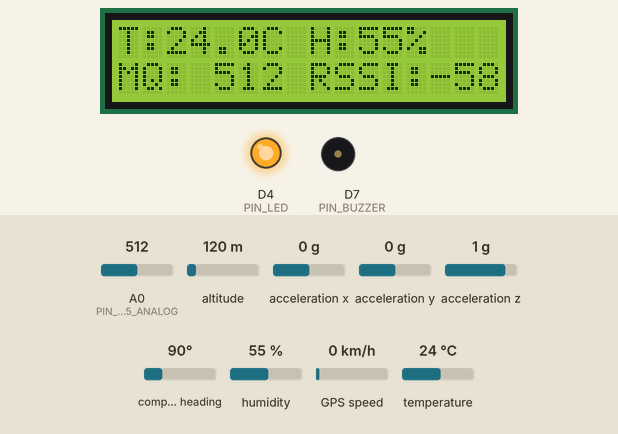
Simulated run of this sketch. Board: ESP8266 (NodeMCU). Parts: 16×2 character LCD, output pins drawn as LEDs (lit = HIGH), buzzer (waves = sounding, pin HIGH). Wiring (inferred from the names in the program): MPU-6050 motion sensor at I2C address 0x68. The inputs (shaded band) are chosen by the test bench; at power-on: humidity 55 %, A0 (PIN_MQ135_ANALOG) = 512, temperature 24 °C, altitude 120 m, acceleration x 0 g, acceleration y 0 g, acceleration z 1 g, compass heading 90°, GPS speed 0 km/h. WiFi joins after 1.5 s; servers stay silent unless stated; uploads are accepted with an empty reply; the GPS gets a fix after 3 s at 37.7749, -122.4194 with 8 satellites; what the sketch prints to the serial monitor is not drawn.

Above: at 4.6 s.
4.7 s: humidity set to 22 %
At 9.2 s:
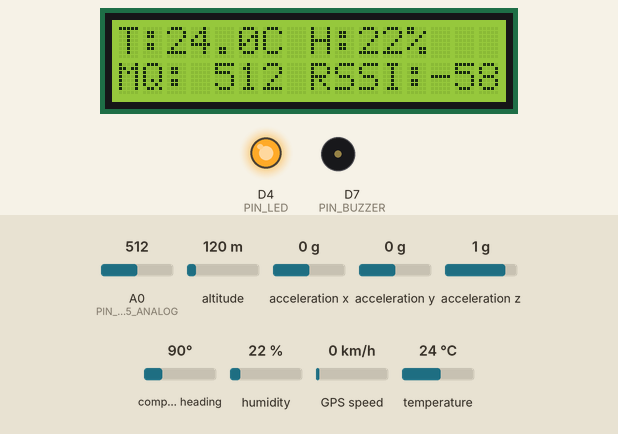
9.5 s: A0 (PIN_MQ135_ANALOG) set to 716
At 12.4 s:
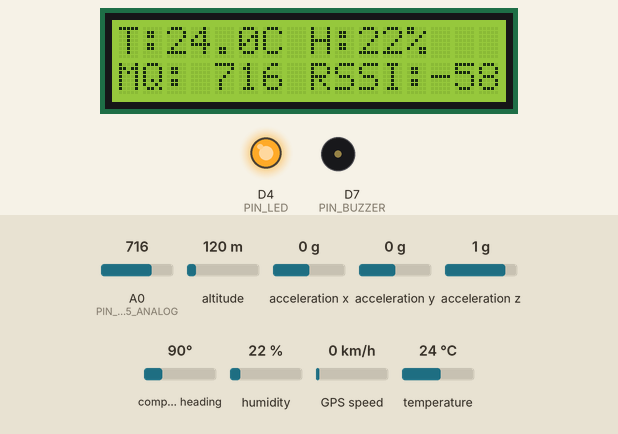
13.5 s: temperature set to 12 °C
At 16.6 s:
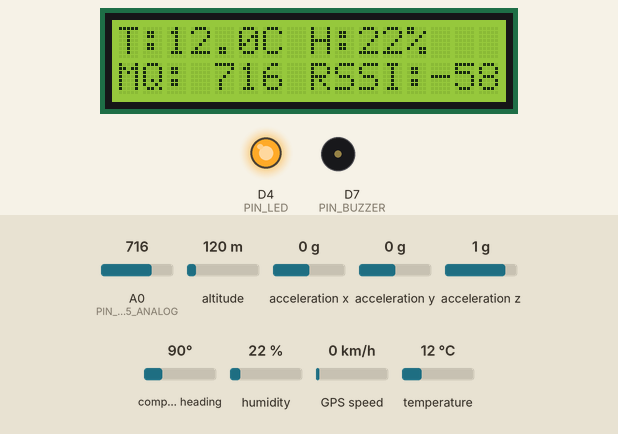
17.5 s: A0 (PIN_MQ135_ANALOG) set to 992
At 20.9 s:
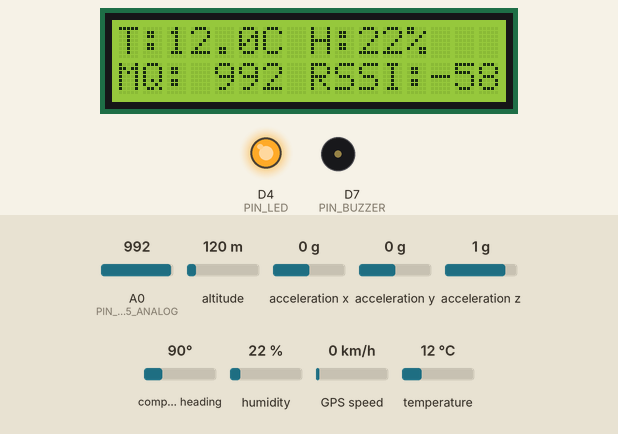
21.5 s: humidity set to 40 %
At 25.2 s:
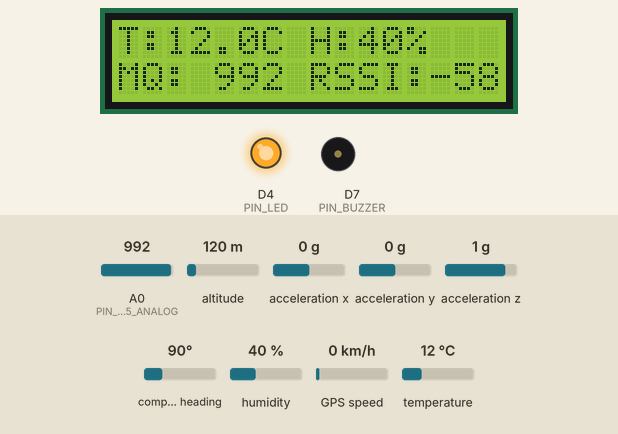
25.5 s: A0 (PIN_MQ135_ANALOG) set to 306
At 29.4 s:
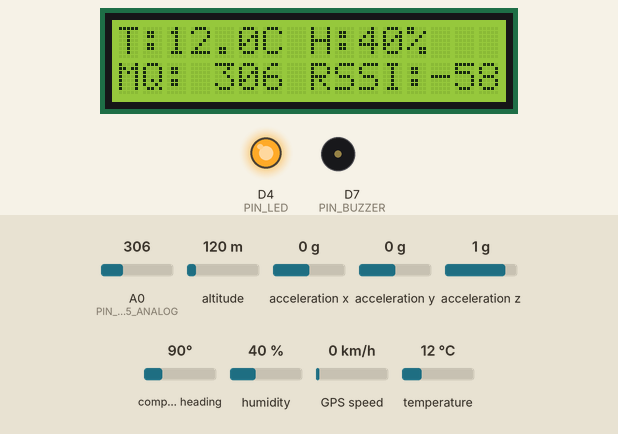
Timing chart, 0 to 30.5 s (numbered marks = the images above; inputs shaded):
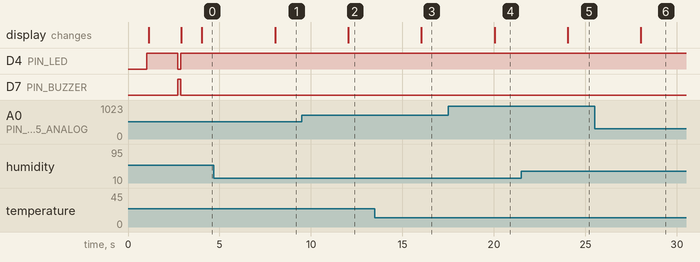

The sketch:

esp8266_nodemcu_node.ino
```cpp
/*
 * ============================================================================================
 * AgriShield - ESP8266 NodeMCU Smart Farmer Safety Sensor Node
 * Platform: ESP8266 NodeMCU (Amica / Lolin / ESP-12E / ESP-12F)
 *
 * Physical Hardware Components:
 *   1. ESP8266 NodeMCU V3
 *   2. DHT22 / DHT11 Temperature & Relative Humidity Sensor (NodeMCU Pin D2 / GPIO 4)
 *   3. MQ-135 Gas & Air Quality Sensor (Analog Pin A0 - ADC 0-1023)
 *   4. NEO-6M GPS Module (SoftwareSerial: RX D6/GPIO 12, TX D5/GPIO 14)
 *   5. MPU6050 6-Axis Motion & Accelerometer (I2C: SDA D2 / SCL D1 or shared I2C bus)
 *   6. 16x2 I2C LCD Display (0x27 or 0x3F)
 *   7. Active Buzzer Alarm (NodeMCU Pin D7 / GPIO 13) & Warning LED (D4 / GPIO 2)
 *
 * Registered Hardware Device Configuration:
 *   - Device ID: 3
 *   - Device UID: AGRISHIELD_ESP8266_01
 *   - Device Name: AgriShield Farmer Safety Device
 *   - Assigned Farmer: Mithun
 *   - Port: 8001
 * ============================================================================================
 */

#include <ESP8266WiFi.h>
#include <ESP8266HTTPClient.h>
#include <WiFiClient.h>
#include <WiFiClientSecure.h>
#include <SoftwareSerial.h>
#include <Wire.h>
#include <DHT.h>
#include <TinyGPSPlus.h>
#include <LiquidCrystal_I2C.h>

// ============================================================================================
// 1. NETWORK & BACKEND CONFIGURATION
// ============================================================================================

// Wi-Fi Network Credentials (2.4 GHz only)
const char* WIFI_SSID     = "YOUR_WIFI_SSID";
const char* WIFI_PASSWORD = "YOUR_WIFI_PASSWORD";

// Production Single-Domain URL (Cloudflare Public HTTPS Tunnel):
// - Direct Public HTTPS: https://destination-short-correspondence-rap.trycloudflare.com
// - Local LAN IPv4 Fallback: http://10.220.195.134:8001
const char* SERVER_BASE_URL = "https://destination-short-correspondence-rap.trycloudflare.com";

// ============================================================================================
// 2. REGISTERED DEVICE #3 CREDENTIALS
// ============================================================================================
const char* DEVICE_ID      = "3";
const char* DEVICE_UID     = "AGRISHIELD_ESP8266_01";
const char* DEVICE_API_KEY = "agri_dev_j-liUs7pGbOhbqM-8S1tAiwwYCGPuu4f";
const char* DEVICE_KEY     = "agri_dev_j-liUs7pGbOhbqM-8S1tAiwwYCGPuu4f"; // API Key or Secret Key

// ============================================================================================
// 3. HARDWARE PIN DEFINITIONS
// ============================================================================================

// DHT22 Climate Sensor (Pin D2 / GPIO 4)
#define PIN_DHT          D2
#define DHTTYPE       DHT22   // Set to DHT22 (or DHT11 if using DHT11)

// MQ-135 Raw Analog Air-Quality (ESP8266 dedicated ADC Pin A0)
#define PIN_MQ135_ANALOG A0

// SoftwareSerial UART for NEO-6M GPS (Hardware UART0 is reserved for USB Serial Monitor)
#define GPS_RX_PIN       D6   // GPIO 12 -> Connects to NEO-6M TX pin
#define GPS_TX_PIN       D5   // GPIO 14 -> Connects to NEO-6M RX pin
#define GPS_BAUDRATE   9600   // NEO-6M default NMEA baud rate

// Acoustic Alarm & Indicator
#define PIN_BUZZER       D7   // GPIO 13
#define PIN_LED          D4   // GPIO 2 (Onboard blue LED, active LOW)

// MPU6050 I2C Address
const int MPU6050_ADDR = 0x68;

// Transmission Timers (milliseconds)
const unsigned long TELEMETRY_INTERVAL_MS = 4000;   // Sensor readings every 4 seconds
const unsigned long GPS_INTERVAL_MS       = 5000;   // GPS satellite tracking every 5 seconds
const unsigned long HEARTBEAT_INTERVAL_MS = 15000;  // Heartbeat every 15 seconds

unsigned long lastTelemetryTime = 0;
unsigned long lastGpsTime       = 0;
unsigned long lastHeartbeatTime = 0;

// Duplicate coordinate suppression tracking
double lastSentLat = 0.0;
double lastSentLon = 0.0;
unsigned long lastGpsTransmissionMs = 0;

// ============================================================================================
// 4. GLOBAL HARDWARE OBJECTS
// ============================================================================================

DHT dht(PIN_DHT, DHTTYPE);
TinyGPSPlus gps;
SoftwareSerial gpsSerial(GPS_RX_PIN, GPS_TX_PIN);
LiquidCrystal_I2C lcd(0x27, 16, 2); // 16x2 I2C LCD (default 0x27 or 0x3F)

bool lcdAvailable = false;
bool mpuAvailable = false;

// ============================================================================================
// HELPER: ADD REQUIRED AGRISHIELD HEADERS
// ============================================================================================
void addAgriShieldHeaders(HTTPClient& http) {
  http.addHeader("Content-Type", "application/json");
  http.addHeader("X-Device-Id", DEVICE_ID);
  http.addHeader("X-Device-UID", DEVICE_UID);
  http.addHeader("X-Device-API-Key", DEVICE_API_KEY);
  http.addHeader("X-Device-Key", DEVICE_KEY);
}

void beginHttp(HTTPClient& http, WiFiClient& client, WiFiClientSecure& secureClient, const String& url) {
  if (url.startsWith("https://")) {
    secureClient.setInsecure();
    http.begin(secureClient, url);
  } else {
    http.begin(client, url);
  }
}

// ============================================================================================
// SETUP FUNCTION
// ============================================================================================

void setup() {
  Serial.begin(115200);
  delay(1000);
  Serial.println();
  Serial.println(F("=========================================================="));
  Serial.println(F("  AGRISHIELD ESP8266 NODEMCU SENSOR NODE INITIALIZATION   "));
  Serial.println(F("=========================================================="));
  Serial.printf("[INFO] Device ID: %s | UID: %s\n", DEVICE_ID, DEVICE_UID);
  Serial.printf("[INFO] Target Backend Server: %s\n", SERVER_BASE_URL);

  // Configure Indicators
  pinMode(PIN_LED, OUTPUT);
  pinMode(PIN_BUZZER, OUTPUT);
  digitalWrite(PIN_LED, HIGH);  // NodeMCU onboard LED active LOW (OFF)
  digitalWrite(PIN_BUZZER, LOW);

  // Initialize I2C (SDA=D2, SCL=D1)
  Wire.begin(D2, D1);

  // Initialize LCD
  Wire.beginTransmission(0x27);
  if (Wire.endTransmission() == 0) {
    lcd.init();
    lcd.backlight();
    lcd.setCursor(0, 0);
    lcd.print("AgriShield Node");
    lcd.setCursor(0, 1);
    lcd.print("ID:3 ESP8266");
    lcdAvailable = true;
  }

  // Initialize MPU6050
  Wire.beginTransmission(MPU6050_ADDR);
  Wire.write(0x6B); // PWR_MGMT_1
  Wire.write(0);    // Wake up
  if (Wire.endTransmission() == 0) {
    mpuAvailable = true;
    Serial.println(F("[INIT] MPU6050 6-Axis motion sensor initialized."));
  }

  // Initialize DHT22
  Serial.println(F("[INIT] Initializing DHT22 Temperature & Humidity sensor..."));
  dht.begin();

  // Initialize NEO-6M GPS SoftwareSerial
  Serial.printf("[INIT] Initializing NEO-6M GPS UART at %d baud...\n", GPS_BAUDRATE);
  gpsSerial.begin(GPS_BAUDRATE);

  // Connect to Wi-Fi Network
  connectWiFi();

  // Startup Chirp
  digitalWrite(PIN_LED, LOW);
  digitalWrite(PIN_BUZZER, HIGH);
  delay(150);
  digitalWrite(PIN_BUZZER, LOW);
  digitalWrite(PIN_LED, HIGH);

  if (lcdAvailable) {
    lcd.clear();
    lcd.setCursor(0, 0);
    lcd.print("AgriShield OK");
    lcd.setCursor(0, 1);
    lcd.print("Mithun (Dev #3)");
  }

  Serial.println(F("[INIT] ESP8266 NodeMCU initialized successfully."));
  Serial.println(F("[INIT] Transmitting Heartbeat, DHT22, MQ-135, and GPS."));
}

// ============================================================================================
// MAIN LOOP
// ============================================================================================

void loop() {
  // 1. Maintain Wi-Fi Connectivity
  if (WiFi.status() != WL_CONNECTED) {
    connectWiFi();
  }

  // 2. Continually decode incoming NMEA serial stream from NEO-6M via SoftwareSerial
  while (gpsSerial.available() > 0) {
    char c = gpsSerial.read();
    gps.encode(c);
  }

  unsigned long currentMillis = millis();

  // 3. Periodic Heartbeat Transmission (every 15s)
  if (currentMillis - lastHeartbeatTime >= HEARTBEAT_INTERVAL_MS) {
    lastHeartbeatTime = currentMillis;
    sendHeartbeat();
  }

  // 4. Periodic Telemetry Transmission (every 4s)
  if (currentMillis - lastTelemetryTime >= TELEMETRY_INTERVAL_MS) {
    lastTelemetryTime = currentMillis;
    sendTelemetry();
  }

  // 5. Periodic GPS Transmission (every 5s)
  if (currentMillis - lastGpsTime >= GPS_INTERVAL_MS) {
    lastGpsTime = currentMillis;
    sendGpsLocation();
  }

  yield();
}

// ============================================================================================
// WI-FI AUTO-RECONNECT
// ============================================================================================

void connectWiFi() {
  if (WiFi.status() == WL_CONNECTED) return;

  Serial.printf("\n[WIFI] Connecting to 2.4GHz Wi-Fi: %s", WIFI_SSID);
  WiFi.mode(WIFI_STA);
  WiFi.begin(WIFI_SSID, WIFI_PASSWORD);

  int attempts = 0;
  while (WiFi.status() != WL_CONNECTED && attempts < 30) {
    delay(400);
    Serial.print(F("."));
    attempts++;
  }

  if (WiFi.status() == WL_CONNECTED) {
    Serial.println();
    Serial.println(F("[WIFI] Connected successfully!"));
    Serial.printf("[WIFI] NodeMCU IP: %s | RSSI: %d dBm\n", WiFi.localIP().toString().c_str(), WiFi.RSSI());
  } else {
    Serial.println(F("\n[WIFI] Connection failed. Retrying in next loop."));
  }
}

// ============================================================================================
// DEVICE HEARTBEAT TRANSMISSION
// ============================================================================================

void sendHeartbeat() {
  if (WiFi.status() != WL_CONNECTED) return;

  WiFiClient client;
  WiFiClientSecure secureClient;
  HTTPClient http;
  String url = String(SERVER_BASE_URL) + "/api/v1/devices/heartbeat";

  beginHttp(http, client, secureClient, url);
  addAgriShieldHeaders(http);

  int rssi = WiFi.RSSI();
  String payload = "{\"device_id\":\"" + String(DEVICE_ID) + "\",\"signal_strength\":" + String(rssi) + ",\"status\":\"ONLINE\"}";

  int httpCode = http.POST(payload);
  if (httpCode == 200 || httpCode == 201) {
    Serial.printf("[HEARTBEAT] Sent -> HTTP %d (ONLINE confirmed)\n", httpCode);
  } else {
    Serial.printf("[HEARTBEAT] Failed: HTTP %d | %s\n", httpCode, http.errorToString(httpCode).c_str());
  }
  http.end();
}

// ============================================================================================
// DHT22 & MQ-135 RAW TELEMETRY TRANSMISSION
// ============================================================================================

void sendTelemetry() {
  if (WiFi.status() != WL_CONNECTED) return;

  // Read DHT22
  float temperature = dht.readTemperature();
  float humidity    = dht.readHumidity();

  String sensorStatus = "VALID";
  bool tempValid = !isnan(temperature) && (temperature >= -40.0 && temperature <= 85.0);
  bool humValid  = !isnan(humidity) && (humidity >= 0.0 && humidity <= 100.0);

  if (!tempValid || !humValid) {
    sensorStatus = "SENSOR_ERROR";
    Serial.println(F("[DHT22] Reading failed or disconnected -> reporting SENSOR_ERROR (null values)."));
  }

  // Read actual MQ-135 raw ADC reading from A0 (0 to 1023)
  int mq135Raw = analogRead(PIN_MQ135_ANALOG);

  // Read MPU6050 accelerometer if available
  float ax = 0.0, ay = 0.0, az = 0.0;
  if (mpuAvailable) {
    Wire.beginTransmission(MPU6050_ADDR);
    Wire.write(0x3B);
    if (Wire.endTransmission() == 0) {
      Wire.requestFrom(MPU6050_ADDR, 6);
      if (Wire.available() >= 6) {
        int16_t rawAx = Wire.read() << 8 | Wire.read();
        int16_t rawAy = Wire.read() << 8 | Wire.read();
        int16_t rawAz = Wire.read() << 8 | Wire.read();
        ax = (float)rawAx / 16384.0;
        ay = (float)rawAy / 16384.0;
        az = (float)rawAz / 16384.0;
      }
    }
  }

  // Update LCD readout if connected
  if (lcdAvailable) {
    lcd.setCursor(0, 0);
    if (tempValid) {
      lcd.printf("T:%.1fC H:%.0f%% ", temperature, humidity);
    } else {
      lcd.print("Sensor Err      ");
    }
    lcd.setCursor(0, 1);
    lcd.printf("MQ:%4d RSSI:%2d", mq135Raw, WiFi.RSSI());
  }

  WiFiClient client;
  WiFiClientSecure secureClient;
  HTTPClient http;
  String url = String(SERVER_BASE_URL) + "/api/v1/telemetry";

  beginHttp(http, client, secureClient, url);
  addAgriShieldHeaders(http);

  String json = "{";
  json += "\"device_id\":\"" + String(DEVICE_ID) + "\",";
  json += "\"sensor_status\":\"" + sensorStatus + "\",";

  if (tempValid) {
    json += "\"temperature_c\":" + String(temperature, 1) + ",";
  } else {
    json += "\"temperature_c\":null,";
  }

  if (humValid) {
    json += "\"humidity_percent\":" + String(humidity, 1) + ",";
  } else {
    json += "\"humidity_percent\":null,";
  }

  json += "\"mq135_raw\":" + String(mq135Raw);

  if (mpuAvailable) {
    json += ",\"accel_x\":" + String(ax, 2);
    json += ",\"accel_y\":" + String(ay, 2);
    json += ",\"accel_z\":" + String(az, 2);
  }

  json += "}";

  int httpCode = http.POST(json);
  if (httpCode <= 0) {
    delay(200);
    httpCode = http.POST(json);
  }

  if (httpCode == 200 || httpCode == 201) {
    Serial.printf("[TELEMETRY] Sent -> Temp: %.1fC | Hum: %.1f%% | MQ-135 Raw: %d (HTTP %d)\n",
                  tempValid ? temperature : 0.0, humValid ? humidity : 0.0, mq135Raw, httpCode);
  } else {
    Serial.printf("[TELEMETRY] Failed: HTTP %d | %s\n", httpCode, http.errorToString(httpCode).c_str());
  }
  http.end();
}

// ============================================================================================
// NEO-6M GPS SATELLITE FIX TRANSMISSION
// ============================================================================================

void sendGpsLocation() {
  if (WiFi.status() != WL_CONNECTED) return;

  bool fixValid = gps.location.isValid() &&
                  (gps.location.age() < 5000) &&
                  (gps.satellites.value() >= 3) &&
                  (gps.location.lat() != 0.0 && gps.location.lng() != 0.0) &&
                  (gps.location.lat() >= -90.0 && gps.location.lat() <= 90.0) &&
                  (gps.location.lng() >= -180.0 && gps.location.lng() <= 180.0);

  int satelliteCount = gps.satellites.isValid() ? gps.satellites.value() : 0;
  double latitude  = fixValid ? gps.location.lat() : 0.0;
  double longitude = fixValid ? gps.location.lng() : 0.0;
  float altitude   = (fixValid && gps.altitude.isValid()) ? gps.altitude.meters() : 0.0;
  float speedKmph  = (fixValid && gps.speed.isValid()) ? gps.speed.kmph() : 0.0;

  // Duplicate suppression
  if (fixValid && lastSentLat != 0.0) {
    double deltaLat = abs(latitude - lastSentLat);
    double deltaLon = abs(longitude - lastSentLon);
    if (deltaLat < 0.00002 && deltaLon < 0.00002 && (millis() - lastGpsTransmissionMs < 20000)) {
      return;
    }
  }

  WiFiClient client;
  WiFiClientSecure secureClient;
  HTTPClient http;
  String url = String(SERVER_BASE_URL) + "/api/v1/gps";

  beginHttp(http, client, secureClient, url);
  addAgriShieldHeaders(http);

  String json = "{";
  json += "\"device_id\":\"" + String(DEVICE_ID) + "\",";
  json += "\"satellites\":" + String(satelliteCount) + ",";
  json += "\"gps_fix\":" + String(fixValid ? "true" : "false") + ",";

  if (fixValid) {
    json += "\"latitude\":" + String(latitude, 6) + ",";
    json += "\"longitude\":" + String(longitude, 6) + ",";
    json += "\"altitude_m\":" + String(altitude, 1) + ",";
    json += "\"speed\":" + String(speedKmph, 1);
  } else {
    json += "\"latitude\":null,";
    json += "\"longitude\":null,";
    json += "\"altitude_m\":null,";
    json += "\"speed\":null";
  }
  json += "}";

  int httpCode = http.POST(json);
  if (httpCode == 200 || httpCode == 201) {
    Serial.printf("[GPS] Sent -> Fix: %s | Sats: %d (HTTP %d)\n", fixValid ? "YES" : "NO", satelliteCount, httpCode);
    if (fixValid) {
      lastSentLat = latitude;
      lastSentLon = longitude;
      lastGpsTransmissionMs = millis();
    }
  } else {
    Serial.printf("[GPS] Failed: HTTP %d | %s\n", httpCode, http.errorToString(httpCode).c_str());
  }
  http.end();
}
```

Measured:
- after the input at 4.7 s, the display: changes after 3.3 s (image 1)
- after the input at 9.5 s, the display: changes after 2.5 s (image 2)
- after the input at 13.5 s, the display: changes after 2.5 s (image 3)
- after the input at 17.5 s, the display: changes after 2.5 s (image 4)
- after the input at 21.5 s, the display: changes after 2.5 s (image 5)
- after the input at 25.5 s, the display: changes after 2.5 s (image 6)
